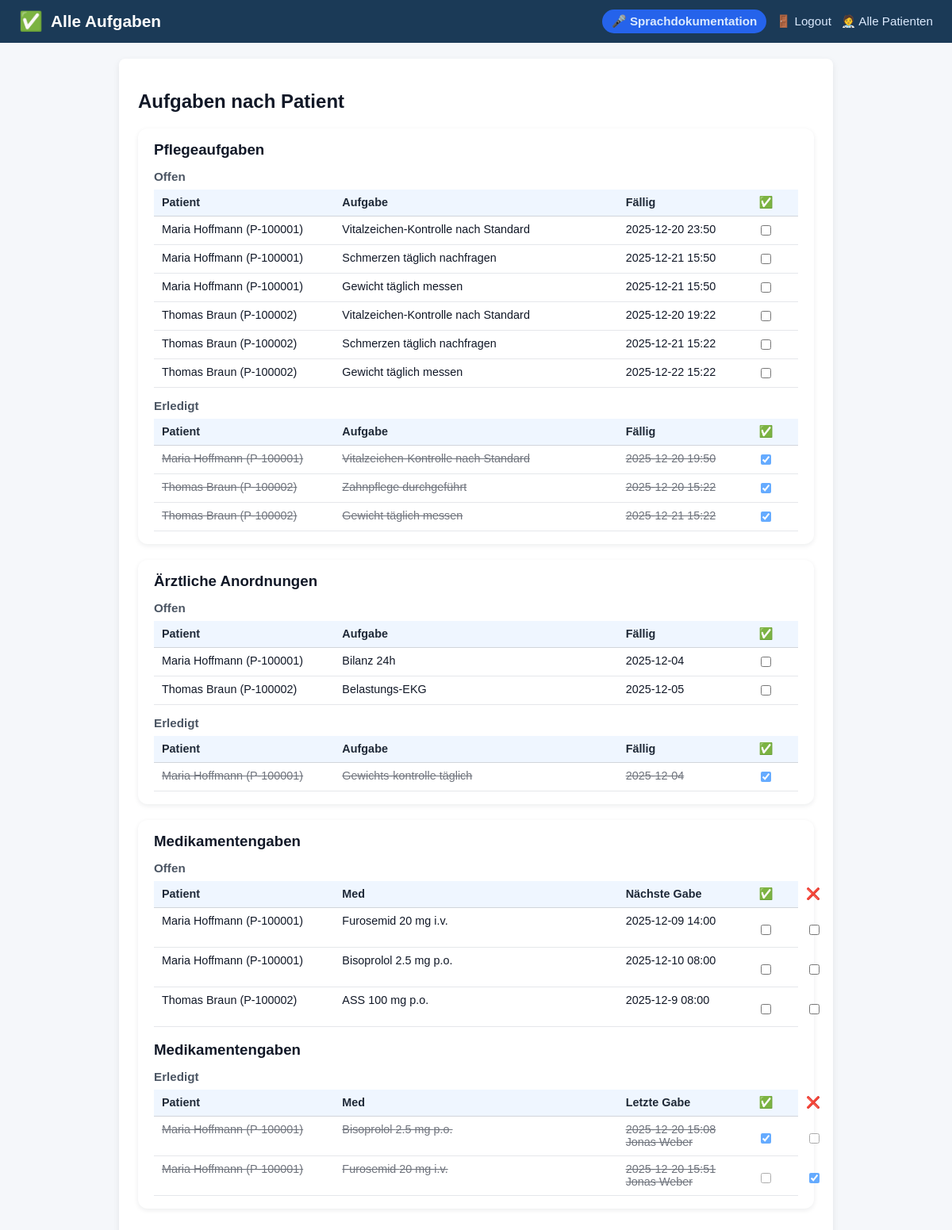
The page /tasks on the database its author committed.
### tables this page shows
CREATE TABLE ai_tasks (
    id INTEGER PRIMARY KEY AUTOINCREMENT,
    patient_id INTEGER NOT NULL,
    description TEXT NOT NULL,
    due_time TEXT,
    completed INTEGER DEFAULT 0,
    FOREIGN KEY (patient_id) REFERENCES patients(id)
);

CREATE TABLE patients (
    id INTEGER PRIMARY KEY AUTOINCREMENT,
    patient_identifier TEXT NOT NULL,
    name TEXT NOT NULL,
    gender TEXT,
    dob TEXT,
    room TEXT,
    diagnosis TEXT,
    bezugspflege_id INTEGER,
    allergies TEXT,
    code_status TEXT,
    admission_date TEXT,
    expected_discharge TEXT,
    primary_doctor TEXT,
    photo_filename TEXT,
    FOREIGN KEY (bezugspflege_id) REFERENCES nurses(id)
);

CREATE TABLE orders (
    id INTEGER PRIMARY KEY AUTOINCREMENT,
    patient_id INTEGER NOT NULL,
    description TEXT NOT NULL,
    due_date TEXT,
    due_time TEXT,
    status TEXT,
    ordered_by TEXT,
    type TEXT,
    completed INTEGER DEFAULT 0,
    FOREIGN KEY (patient_id) REFERENCES patients(id)
);

CREATE TABLE medications (
    id INTEGER PRIMARY KEY AUTOINCREMENT,
    patient_id INTEGER NOT NULL,
    name TEXT NOT NULL,
    dose TEXT,
    route TEXT,
    schedule TEXT,
    next_due TEXT,
    due_time TEXT,
    completed INTEGER DEFAULT 0,
    given INTEGER DEFAULT 0,
    not_given INTEGER DEFAULT 0,
    last_given_by TEXT,
    last_given_at TEXT,
    FOREIGN KEY (patient_id) REFERENCES patients(id)
);

### app.py (the view)
@app.route("/tasks")
def tasks_view():
    patient_id = request.args.get("patient_id", type=int)
    conn = get_connection()
    cur = conn.cursor()
    if patient_id:
        cur.execute("""
            SELECT id, name, patient_identifier
            FROM patients
            WHERE id = ?;
        """, (patient_id,))
        patients = cur.fetchall()
        viewing_all_patients = False
        selected_patient = patients[0] if patients else None
    else:
        cur.execute("""
            SELECT id, name, patient_identifier
            FROM patients
            ORDER BY room;
        """)
        patients = cur.fetchall()
        viewing_all_patients = True
        selected_patient = None
    if patient_id:
        cur.execute("""
            SELECT
                t.id,
                t.patient_id,
                t.description,
                t.due_time,
                t.completed,
                p.name AS patient_name,
                p.patient_identifier AS patient_identifier
            FROM ai_tasks t
            JOIN patients p ON p.id = t.patient_id
            WHERE t.patient_id = ?
            ORDER BY datetime(t.due_time);
        """, (patient_id,))
    else:
        cur.execute("""
            SELECT
                t.id,
                t.patient_id,
                t.description,
                t.due_time,
                t.completed,
                p.name AS patient_name,
                p.patient_identifier AS patient_identifier
            FROM ai_tasks t
            JOIN patients p ON p.id = t.patient_id
            ORDER BY p.room, datetime(t.due_time);
        """)
    ai_tasks = cur.fetchall()
    ai_tasks_open = [t for t in ai_tasks if not t["completed"]]
    ai_tasks_done = [t for t in ai_tasks if t["completed"]]
    if patient_id:
        cur.execute("""
            SELECT o.*, p.name AS patient_name, p.patient_identifier
            FROM orders o
            JOIN patients p ON p.id = o.patient_id
            WHERE o.patient_id = ?
            ORDER BY o.due_date;
        """, (patient_id,))
    else:
        cur.execute("""
            SELECT o.*, p.name AS patient_name, p.patient_identifier
            FROM orders o
            JOIN patients p ON p.id = o.patient_id
            ORDER BY o.patient_id, o.due_date;
        """)
    orders = cur.fetchall()
    orders_open = [o for o in orders if (o["status"] or "").lower() != "erledigt"]
    orders_done = [o for o in orders if (o["status"] or "").lower() == "erledigt"]
    try:
        cur.execute("ALTER TABLE medications ADD COLUMN given INTEGER DEFAULT 0;"
                    "ALTER TABLE medications ADD COLUMN not_given INTEGER DEFAULT 0;"
                    )
        conn.commit()
    except sqlite3.OperationalError:
        pass
    if patient_id:
        cur.execute("""
            SELECT m.*, p.name AS patient_name, p.patient_identifier
            FROM medications m
            JOIN patients p ON p.id = m.patient_id
            WHERE m.patient_id = ?
            ORDER BY m.next_due;
        """, (patient_id,))
    else:
        cur.execute("""
            SELECT m.*, p.name AS patient_name, p.patient_identifier
            FROM medications m
            JOIN patients p ON p.id = m.patient_id
            ORDER BY m.patient_id, m.next_due;
        """)
    meds = cur.fetchall()
    meds_open = [m for m in meds if not (m["given"] or 0) and not (m["not_given"] or 0)]
    meds_done = [m for m in meds if (m["given"] or 0) or (m["not_given"] or 0)]
    cur.execute("""
        SELECT
            ma.given_at,
            n.name AS nurse_name,
            m.name AS med_name,
            m.dose
        FROM med_administrations ma
        JOIN medications m ON m.id = ma.med_id
        LEFT JOIN nurses n ON n.id = ma.nurse_id
        WHERE ma.patient_id = ?
        ORDER BY datetime(ma.given_at) DESC
        LIMIT 20;
    """, (patient_id or 0,))
    med_history = cur.fetchall()
    cur.execute("""
               SELECT alert, severity, created_at
               FROM ai_alerts
               WHERE patient_id = ?
               ORDER BY datetime(created_at) DESC;
           """, (patient_id,))
    alerts = cur.fetchall()
    current_nurse = get_current_nurse(conn)
    conn.close()
    conn.close()
    return render_template(
        "tasks.html",
        alerts=alerts,
        current_nurse=current_nurse,
        patients=patients,
        viewing_all_patients=viewing_all_patients,
        selected_patient=selected_patient,
        ai_tasks_open=ai_tasks_open,
        ai_tasks_done=ai_tasks_done,
        orders_open=orders_open,
        orders_done=orders_done,
        meds_open=meds_open,
        meds_done=meds_done,
        med_history=med_history
    )

### templates/tasks.html (shortened to what this page needs)
<!DOCTYPE html>
<html lang="de">
<head>
    <link rel="stylesheet" href="{{ url_for('static', filename='styles.css') }}">
</head>
<body>
{% if viewing_all_patients %}
<div class="header">
    <div class="header-title">
        <span class="icon">✅</span>
        <span>Alle Aufgaben</span>
    </div>
    <div class="nav-links">
        <a href="{{ url_for('voice_doc') }}" class="btn-secondary">🎤 Sprachdokumentation</a>
        <a href="{{ url_for('logout') }}">🚪 Logout</a>
        <a href="{{ url_for('home') }}">🧑‍⚕️ Alle Patienten</a>
    </div>
</div>
{% endif %}
<div class="container">
    <h2>Aufgaben nach Patient</h2>
    <section class="section-card">
        <h3>Pflegeaufgaben</h3>
        <h4>Offen</h4>
        {% if ai_tasks_open %}
            <div class="table-wrapper">
                <table class="data-table">
                    <thead>
                        <tr>
                            <th>Patient</th>
                            <th>Aufgabe</th>
                            <th>Fällig</th>
                            <th>✅</th>
                        </tr>
                    </thead>
                    <tbody>
                        {% for t in ai_tasks_open %}
                        <tr>
                            <td>{{ t.patient_name }} ({{ t.patient_identifier }})</td>
                            <td>{{ t.description }}</td>
                            <td>{{ t.due_time .replace("T", " ") or "Nächste Schicht" }}</td>
                            <td class="cell-center">
                                <form method="POST" action="{{ url_for('toggle_task', task_id=t.id, task_type='ai') }}">
                                    <input type="checkbox" name="done" onchange="this.form.submit()">
                                </form>
                            </td>
                        </tr>
                        {% endfor %}
                    </tbody>
                </table>
            </div>
        {% else %}
            <p><em>Keine offenen Aufgaben.</em></p>
        {% endif %}
        <h4>Erledigt</h4>
        {% if ai_tasks_done %}
            <div class="table-wrapper">
                <table class="data-table">
                    <thead>
                        <tr>
                            <th>Patient</th>
                            <th>Aufgabe</th>
                            <th>Fällig</th>
                            <th>✅</th>
                        </tr>
                    </thead>
                    <tbody>
                        {% for t in ai_tasks_done %}
                        <tr class="task-completed">
                            <td>{{ t.patient_name }} ({{ t.patient_identifier }})</td>
                            <td>{{ t.description }}</td>
                            <td>{{ t.due_time .replace("T", " ") or "Nächste Schicht" }}</td>
                            <td class="cell-center">
                                <form method="POST" action="{{ url_for('toggle_task', task_id=t.id, task_type='ai') }}">
                                    <input type="checkbox" name="done" onchange="this.form.submit()" checked>
                                </form>
                            </td>
                        </tr>
                        {% endfor %}
                    </tbody>
                </table>
            </div>
        {% else %}
            <p><em>Noch keine erledigten Aufgaben.</em></p>
        {% endif %}
    </section>
    <section class="section-card">
        <h3>Ärztliche Anordnungen</h3>
        <h4>Offen</h4>
        {% if orders_open %}
            <div class="table-wrapper">
                <table class="data-table">
                    <thead>
                        <tr>
                            <th>Patient</th>
                            <th>Aufgabe</th>
                            <th>Fällig</th>
                            <th>✅</th>
                        </tr>
                    </thead>
                    <tbody>
                        {% for o in orders_open %}
                        <tr>
                            <td>{{ o["patient_name"] }} ({{ o["patient_identifier"] }})</td>
                            <td>{{ o["description"] }}</td>
                            <td>{{ o["due_date"].replace("T", " ") or "—" }}</td>
                            <td class="cell-center">
                                <form method="POST" action="{{ url_for('toggle_task', task_id=o['id'], task_type='order') }}">
                                    <input type="checkbox" onchange="this.form.submit()">
                                </form>
                            </td>
                        </tr>
                        {% endfor %}
                    </tbody>
                </table>
            </div>
        {% else %}
            <p><em>Keine offenen Anordnungen.</em></p>
        {% endif %}
        <h4>Erledigt</h4>
        {% if orders_done %}
            <div class="table-wrapper">
                <table class="data-table">
                    <thead>
                        <tr>
                            <th>Patient</th>
                            <th>Aufgabe</th>
                            <th>Fällig</th>
                            <th>✅</th>
                        </tr>
                    </thead>
                    <tbody>
                        {% for o in orders_done %}
                        <tr class="task-completed">
                            <td>{{ o["patient_name"] }} ({{ o["patient_identifier"] }})</td>
                            <td>{{ o["description"] }}</td>
                            <td>{{ o["due_date"].replace("T", " ") or "—" }}</td>
                            <td class="cell-center">
                                <form method="POST" action="{{ url_for('toggle_task', task_id=o['id'], task_type='order') }}">
                                    <input type="checkbox" onchange="this.form.submit()" checked>
                                </form>
                            </td>
                        </tr>
                        {% endfor %}
                    </tbody>
                </table>
            </div>
        {% else %}
            <p><em>Noch keine erledigten Anordnungen.</em></p>
        {% endif %}
    </section>
<section class="section-card">
    <h3>Medikamentengaben</h3>
    <h4>Offen</h4>
    {% if meds_open %}
    <div class="table-wrapper">
        <table class="data-table">
            <thead>
                <tr>
                    <th>Patient</th>
                    <th>Med</th>
                    <th>Nächste Gabe</th>
                    <th class="cell-center">✅</th>
                    <th class="cell-center">❌</th>
                </tr>
            </thead>
            <tbody>
                {% for m in meds_open %}
                <tr>
                    <td>{{ m["patient_name"] }} ({{ m["patient_identifier"] }})</td>
                    <td>{{ m["name"] }} {{ m["dose"] }} {{ m["route"] }}</td>
                    <td>{{ m["next_due"].replace("T", " ") or "—" }}</td>
                    <td class="cell-center">
                <form method="POST"
                      action="{{ url_for('toggle_task', task_id=m['id'], task_type='med') }}">
                    <label class="med-toggle-label">
                        <input type="checkbox" onchange="this.form.submit()">
                    </label>
                </form>
                        </td>
                <td class="cell-center">
                <form method="POST"
                      action="{{ url_for('toggle_task', task_id=m['id'], task_type='med') }}">
                    <label class="med-toggle-label">
                        <input type="checkbox" onchange="this.form.submit()">
                        </label>
                    </form>
            </td>
                        </tr>
                        {% endfor %}
                    </tbody>
                </table>
    </div>
        {% else %}
            <p>Keine offenen Medikamentengaben.</p>
        {% endif %}
    <br>
    <h3>Medikamentengaben</h3>
    <h4>Erledigt</h4>
    {% if meds_done %}
    <div class="table-wrapper">
        <table class="data-table">
            <thead>
                <tr>
                    <th>Patient</th>
                    <th>Med</th>
                    <th>Letzte Gabe</th>
                    <th class="cell-center">✅</th>
                    <th class="cell-center">❌</th>
                </tr>
            </thead>
            <tbody>
                {% for m in meds_done %}
                <tr class="task-completed">
                    <td>{{ m["patient_name"] }} ({{ m["patient_identifier"] }})</td>
                    <td>{{ m["name"] }} {{ m["dose"] }} {{ m["route"] }}</td>
                    <td>{{ m["last_given_at"] or "—" }} {{ m["last_given_by"] or "—" }}</td>
                   <td class="cell-center">
                        <form method="POST" action="{{ url_for('toggle_task', task_id=m['id'], task_type='med') }}">
                            <label class="med-toggle-label">
                            <input type="checkbox"
                                       {% if m['given'] %}checked{% endif %}
                                       onchange="this.form.submit()">
                            </label>
                        </form>
                    </td>
                    <td class="cell-center">
        <form method="POST"
              action="{{ url_for('toggle_task', task_id=m['id'], task_type='med') }}">
            <label class="med-toggle-label">
                <input type="checkbox"
                       {% if m['not_given'] %}checked{% endif %}
                       onchange="this.form.submit()">
            </label>
                            </form>
                    </td>
                        </tr>
                        {% endfor %}
                    </tbody>
                </table>
    </div>
        </section>
        {% else %}
            <p>Noch keine dokumentierten Medikamentengaben.</p>
        {% endif %}
</div>
</body>
</html>

### rows shown on the page
ai_tasks: patient_name "Maria Hoffmann", patient_identifier "P-100001", description "Vitalzeichen-Kontrolle nach Standard", due_time "2025-12-20 23:50"
ai_tasks: patient_name "Maria Hoffmann", patient_identifier "P-100001", description "Schmerzen täglich nachfragen", due_time "2025-12-21 15:50"
ai_tasks: patient_name "Maria Hoffmann", patient_identifier "P-100001", description "Gewicht täglich messen", due_time "2025-12-21 15:50"
ai_tasks: patient_name "Thomas Braun", patient_identifier "P-100002", description "Vitalzeichen-Kontrolle nach Standard", due_time "2025-12-20 19:22"
ai_tasks: patient_name "Thomas Braun", patient_identifier "P-100002", description "Schmerzen täglich nachfragen", due_time "2025-12-21 15:22"
ai_tasks: patient_name "Thomas Braun", patient_identifier "P-100002", description "Gewicht täglich messen", due_time "2025-12-22 15:22"
ai_tasks: patient_name "Maria Hoffmann", patient_identifier "P-100001", description "Vitalzeichen-Kontrolle nach Standard", due_time "2025-12-20 19:50"
ai_tasks: patient_name "Thomas Braun", patient_identifier "P-100002", description "Zahnpflege durchgeführt", due_time "2025-12-20 15:22"
ai_tasks: patient_name "Thomas Braun", patient_identifier "P-100002", description "Gewicht täglich messen", due_time "2025-12-21 15:22"
orders: patient_name "Maria Hoffmann", patient_identifier "P-100001", description "Bilanz 24h", due_date "2025-12-04"
orders: patient_name "Thomas Braun", patient_identifier "P-100002", description "Belastungs-EKG", due_date "2025-12-05"
orders: patient_name "Maria Hoffmann", patient_identifier "P-100001", description "Gewichts-kontrolle täglich", due_date "2025-12-04"
medications: patient_name "Maria Hoffmann", patient_identifier "P-100001", name "Furosemid", dose "20 mg", route "i.v.", next_due "2025-12-09 14:00"
medications: patient_name "Maria Hoffmann", patient_identifier "P-100001", name "Bisoprolol", dose "2.5 mg", route "p.o.", next_due "2025-12-10 08:00"
medications: patient_name "Thomas Braun", patient_identifier "P-100002", name "ASS", dose "100 mg", route "p.o.", next_due "2025-12-9 08:00"
medications: patient_name "Maria Hoffmann", patient_identifier "P-100001", name "Bisoprolol", dose "2.5 mg", route "p.o.", last_given_at "2025-12-20 15:08", last_given_by "Jonas Weber", given "☑"
medications: patient_name "Maria Hoffmann", patient_identifier "P-100001", name "Furosemid", dose "20 mg", route "i.v.", last_given_at "2025-12-20 15:51", last_given_by "Jonas Weber", not_given "☑"
